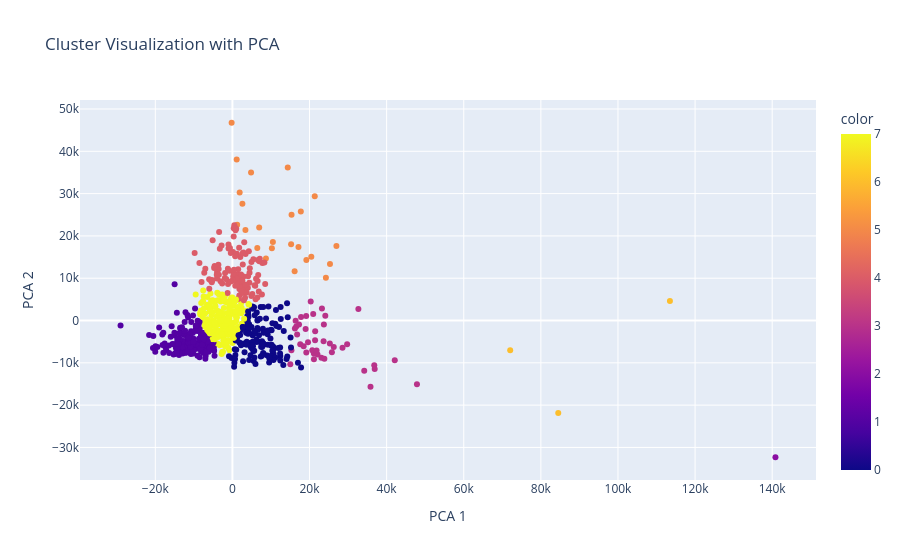

Write notebook code for a chart like this one.
### Code cell
from sklearn.cluster import KMeans, HDBSCAN
from sklearn.metrics import silhouette_score, calinski_harabasz_score, davies_bouldin_score
from sklearn.decomposition import PCA
from sklearn.decomposition import TruncatedSVD

def print_scores(data_to_cluster, clusters):
    # Silhouette-Score
    # Der Silhouette-Score misst, wie ähnlich ein Punkt zu den Punkten in seinem eigenen Cluster ist,
    # im Vergleich zu Punkten in anderen Clustern. Der Wert liegt zwischen -1 und 1, wobei ein höherer
    # Wert eine bessere Clusterqualität anzeigt.
    silhouette_avg = silhouette_score(data_to_cluster, clusters)
    print(f"Silhouette Score: {silhouette_avg}")

    # Calinski-Harabasz-Index
    # Der Calinski-Harabasz-Index bewertet die Clusterqualität basierend auf der Streuung innerhalb
    # der Cluster und der Streuung zwischen den Clustern. Ein höherer Wert zeigt eine bessere
    # Clustertrennung an.
    calinski_harabasz = calinski_harabasz_score(data_to_cluster, clusters)
    print(f"Calinski-Harabasz Index: {calinski_harabasz}")

    # Davies-Bouldin-Index
    # Der Davies-Bouldin-Index misst die durchschnittliche Ähnlichkeit zwischen jedem Cluster und dem
    # Cluster, das ihm am ähnlichsten ist. Ein niedrigerer Wert zeigt eine bessere Clusterqualität an.
    davies_bouldin = davies_bouldin_score(data_to_cluster, clusters)
    print(f"Davies-Bouldin Index: {davies_bouldin}")

def visualize_clusters(data_to_cluster, clusters, plotly=False, data_names=None):
    # Führe t-SNE durch
    # Führe PCA durch

    pca = PCA(n_components=2)
    pca_result = pca.fit_transform(data_to_cluster.dropna())


    if plotly:
        # Visualisierung mit Plotly
        fig = px.scatter(
            x=pca_result[:, 0], 
            y=pca_result[:, 1], 
            color=clusters, 
            labels={"x": "PCA 1", "y": "PCA 2"},
            hover_name=data_names,
            title="Cluster Visualization with PCA"
        )
        fig.show()
        return


    # Visualisierung mit Matplotlib
    fig, ax = plt.subplots(figsize=(10, 7))
    scatter = ax.scatter(
        pca_result[:, 0], 
        pca_result[:, 1], 
        c=clusters[~data_to_cluster.isna().any(axis=1)], 
        cmap='viridis', 
        alpha=0.7
    )
    ax.set_xlabel("t-SNE 1")
    ax.set_ylabel("t-SNE 2")
    ax.set_title("Cluster Visualization")
    plt.colorbar(scatter, ax=ax, label="Cluster")
    plt.show()



# Selektiere numerische Spalten
numeric_columns = df.select_dtypes(np.number)
not_na = ~numeric_columns.isna().any(axis=1)
data_to_cluster = numeric_columns.dropna()

# Führe K-Means-Clustering durch
n_clusters = 8  # Anzahl der Cluster
kmeans = KMeans(n_clusters=n_clusters)
clusters = kmeans.fit_predict(data_to_cluster)

print_scores(data_to_cluster, clusters)
visualize_clusters(data_to_cluster, clusters, plotly=True, data_names=df["city"][not_na])

### Figure 1 — Plotly figure (JSON) as saved in the notebook; plotly's stock layout.template omitted (floating-point values rounded to 4 significant figures; data arrays with more than 128 entries replaced by an {"elided": "..."} marker saying what was removed)
{"data": [{"hovertemplate": "<b>%{hovertext}</b><br><br>PCA 1=%{x}<br>PCA 2=%{y}<br>color=%{marker.color}<extra></extra>", "hovertext": {"elided": "729 str values"}, "legendgroup": "", "marker": {"color": {"elided": "729 int values"}, "coloraxis": "coloraxis", "symbol": "circle"}, "mode": "markers", "name": "", "orientation": "v", "showlegend": false, "type": "scatter", "x": {"elided": "729 float values"}, "xaxis": "x", "y": {"elided": "729 float values"}, "yaxis": "y"}], "layout": {"coloraxis": {"colorbar": {"title": {"text": "color"}}, "colorscale": [[0, "#0d0887"], [0.1111, "#46039f"], [0.2222, "#7201a8"], [0.3333, "#9c179e"], [0.4444, "#bd3786"], [0.5556, "#d8576b"], [0.6667, "#ed7953"], [0.7778, "#fb9f3a"], [0.8889, "#fdca26"], [1, "#f0f921"]]}, "legend": {"tracegroupgap": 0}, "title": {"text": "Cluster Visualization with PCA"}, "xaxis": {"anchor": "y", "domain": [0, 1], "title": {"text": "PCA 1"}}, "yaxis": {"anchor": "x", "domain": [0, 1], "title": {"text": "PCA 2"}}}}
